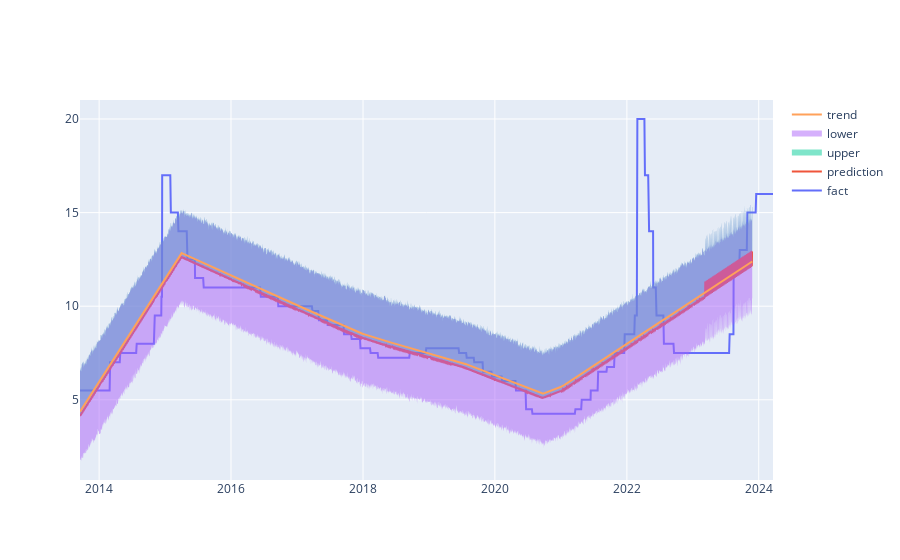

Source (notebook cell):
### Code cell
# Рисуем график с границами прогноза
from plotly.offline import download_plotlyjs, init_notebook_mode, plot, iplot
import plotly.graph_objs as go
init_notebook_mode(connected = True)

iplot([
    go.Scatter(x=df['ds'], y=df['y'], name='fact'),
    go.Scatter(x=forecast['ds'], y=forecast['yhat'], name='prediction'),
    go.Scatter(x=forecast['ds'], y=forecast['yhat_upper'], fill='tonexty', mode='none', name='upper'),
    go.Scatter(x=forecast['ds'], y=forecast['yhat_lower'], fill='tonexty', mode='none', name='lower'),
    go.Scatter(x=forecast['ds'], y=forecast['trend'], name='trend')
])

### Figure 1 — Plotly figure (JSON) as saved in the notebook; plotly's stock layout.template omitted (floating-point values rounded to 4 significant figures; data arrays with more than 128 entries replaced by an {"elided": "..."} marker saying what was removed)
{"data": [{"name": "fact", "type": "scatter", "x": {"elided": "2619 str values"}, "y": {"elided": "2619 float values"}}, {"name": "prediction", "type": "scatter", "x": {"elided": "2619 str values"}, "y": {"elided": "2619 float values"}}, {"fill": "tonexty", "mode": "none", "name": "upper", "type": "scatter", "x": {"elided": "2619 str values"}, "y": {"elided": "2619 float values"}}, {"fill": "tonexty", "mode": "none", "name": "lower", "type": "scatter", "x": {"elided": "2619 str values"}, "y": {"elided": "2619 float values"}}, {"name": "trend", "type": "scatter", "x": {"elided": "2619 str values"}, "y": {"elided": "2619 float values"}}], "layout": {}}
